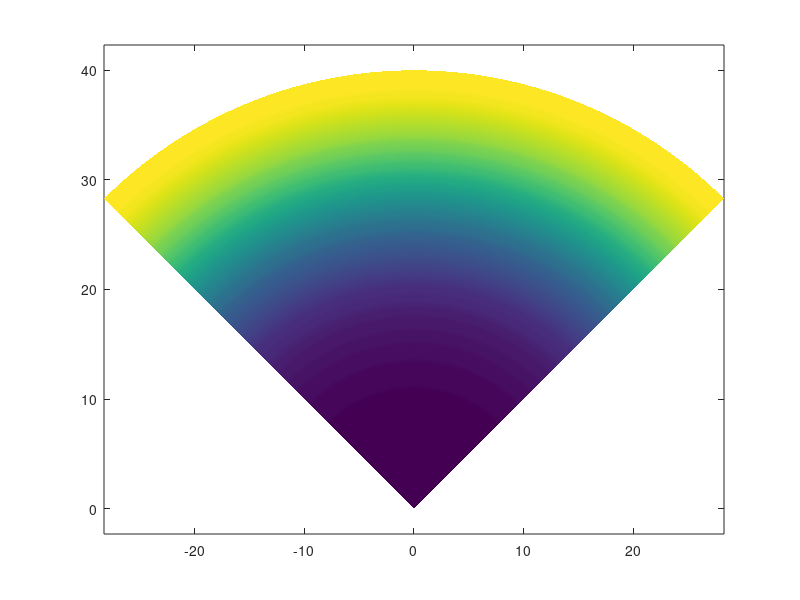
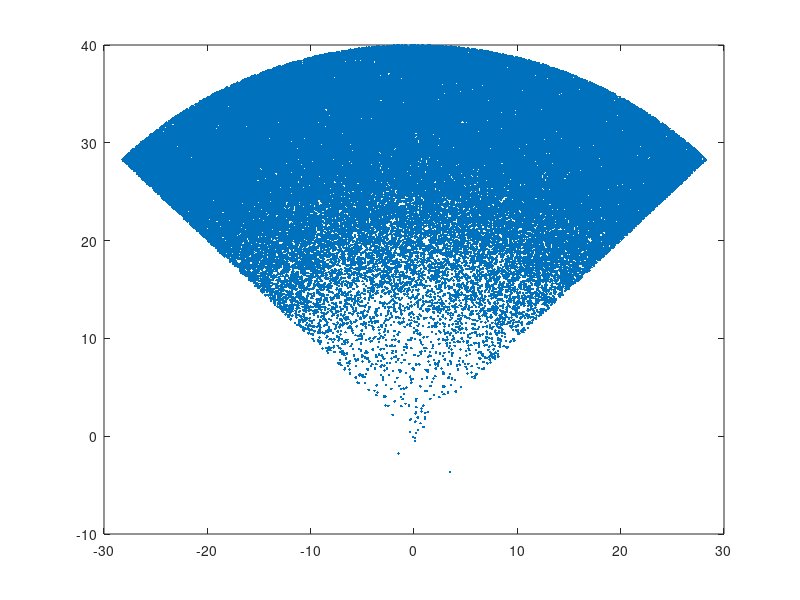

Write MATLAB code to recreate these figures, in order. (Note: this script raises an error after producing the figures.)
%%
clc
clear
close all

%% birth model:
% new targets are most likely to appear at the leading edge of the sonar's
% field of view
deg_to_rad = pi / 180;
l_lim = -45 * deg_to_rad;
r_lim = 45 * deg_to_rad;
range = 40;

n_pts = 100;
r = linspace(0, range, n_pts);
theta = linspace(l_lim, r_lim, n_pts);

[R, THETA] = meshgrid(r, theta);

% probability only depends on range
mu = range;
sigma = range/4;
p = 2 * normpdf(R(:), range, range/4);
p = reshape(p, size(R));
[x, y, p_b] = pol2cart(THETA, R, p);

pcolor(y, x, p_b)
shading interp;
axis equal


%% Fit gaussian mixture
samples = 100000;
%samples = 10000;
bearings = l_lim + (r_lim-l_lim).*rand(samples,1);
ranges = -abs(normrnd(0, sigma, samples, 1)) + range;
pts = [bearings ranges];
% ensure no points lay past the end range
[sn, se] = pol2cart(bearings, ranges);
figure 
plot(se, sn, '.');

options = statset('MaxIter', 1000);
dist = fitgmdist([sn, se], 250, 'SharedCovariance', false, 'Options',options);
n = 0:.1:60;
e = -40:.1:40;
figure
%plotgmdist(dist, e, n);
%axis equal

gamma = GMRFS(dist.mu', dist.Sigma, dist.ComponentProportion);
figure
plotgmphd(gamma, n, e);
axis equal
